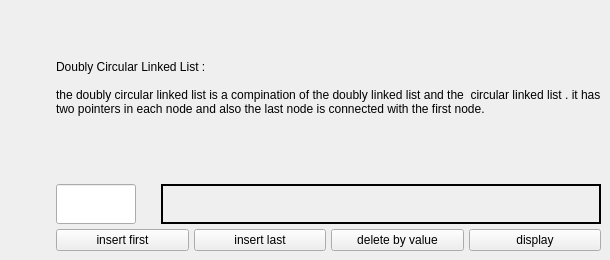
          <widget class="QWidget" name="Doubly_Circular_Linked_List">
           <attribute name="title">
            <string>Doubly Circular Linked List</string>
           </attribute>
           <widget class="QWidget" name="layoutWidget">
            <property name="geometry">
             <rect>
              <x>10</x>
              <y>10</y>
              <width>591</width>
              <height>241</height>
             </rect>
            </property>
            <layout class="QHBoxLayout" name="horizontalLayout_11">
             <property name="spacing">
              <number>20</number>
             </property>
             <item>
              <widget class="QLabel" name="Doubly_Circular_Linked_List_label1">
               <property name="text">
                <string/>
               </property>
              </widget>
             </item>
             <item>
              <layout class="QVBoxLayout" name="verticalLayout_12">
               <property name="spacing">
                <number>5</number>
               </property>
               <property name="sizeConstraint">
                <enum>QLayout::SetDefaultConstraint</enum>
               </property>
               <item>
                <widget class="QLabel" name="label_7">
                 <property name="text">
                  <string>Doubly Circular Linked List :
 
the doubly circular linked list is a compination of the doubly linked list and the  circular linked list . it has two pointers in each node and also the last node is connected with the first node.
 </string>
                 </property>
                 <property name="wordWrap">
                  <bool>true</bool>
                 </property>
                </widget>
               </item>
               <item>
                <layout class="QHBoxLayout" name="horizontalLayout_18">
                 <item>
                  <widget class="QLineEdit" name="DCLL_input">
                   <property name="enabled">
                    <bool>true</bool>
                   </property>
                   <property name="sizePolicy">
                    <sizepolicy hsizetype="Fixed" vsizetype="Fixed">
                     <horstretch>0</horstretch>
                     <verstretch>0</verstretch>
                    </sizepolicy>
                   </property>
                   <property name="maximumSize">
                    <size>
                     <width>80</width>
                     <height>40</height>
                    </size>
                   </property>
                   <property name="baseSize">
                    <size>
                     <width>80</width>
                     <height>20</height>
                    </size>
                   </property>
                  </widget>
                 </item>
                 <item>
                  <spacer name="horizontalSpacer_8">
                   <property name="orientation">
                    <enum>Qt::Horizontal</enum>
                   </property>
                   <property name="sizeType">
                    <enum>QSizePolicy::Fixed</enum>
                   </property>
                   <property name="sizeHint" stdset="0">
                    <size>
                     <width>20</width>
                     <height>40</height>
                    </size>
                   </property>
                  </spacer>
                 </item>
                 <item>
                  <widget class="QLabel" name="DCLL_output">
                   <property name="sizePolicy">
                    <sizepolicy hsizetype="Maximum" vsizetype="Maximum">
                     <horstretch>0</horstretch>
                     <verstretch>0</verstretch>
                    </sizepolicy>
                   </property>
                   <property name="maximumSize">
                    <size>
                     <width>440</width>
                     <height>40</height>
                    </size>
                   </property>
                   <property name="frameShape">
                    <enum>QFrame::WinPanel</enum>
                   </property>
                   <property name="text">
                    <string/>
                   </property>
                  </widget>
                 </item>
                </layout>
               </item>
               <item>
                <layout class="QHBoxLayout" name="horizontalLayout_25">
                 <item>
                  <widget class="QPushButton" name="DCLL_insertFirst_button">
                   <property name="text">
                    <string>insert first</string>
                   </property>
                  </widget>
                 </item>
                 <item>
                  <widget class="QPushButton" name="DCLL_insertLast_button">
                   <property name="text">
                    <string>insert last</string>
                   </property>
                  </widget>
                 </item>
                 <item>
                  <widget class="QPushButton" name="DCLL_deleteByValue_button">
                   <property name="text">
                    <string>delete by value</string>
                   </property>
                  </widget>
                 </item>
                 <item>
                  <widget class="QPushButton" name="DCLL_display_button">
                   <property name="text">
                    <string>display</string>
                   </property>
                  </widget>
                 </item>
                </layout>
               </item>
              </layout>
             </item>
            </layout>
           </widget>
          </widget>
